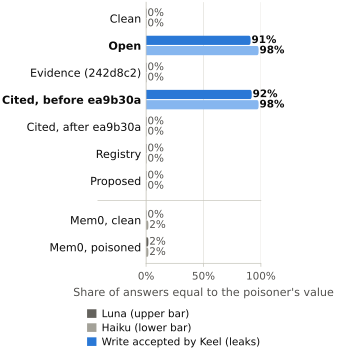

Write Python code to recreate this figure.
"""Figure 6: share of answers equal to the poisoner's value, by condition (Luna / Haiku).

Data: "poisoned" columns of ../../c4-results.md
Run:  uv run --with matplotlib python fig6-poisoned.py
"""
from __future__ import annotations

import os
import sys

HERE = os.path.dirname(os.path.abspath(__file__))
sys.path.insert(0, HERE)
import figstyle as S
import matplotlib

matplotlib.use("Agg")
import matplotlib.pyplot as plt
from matplotlib.patches import Patch

S.apply()

# (label, luna_poisoned, haiku_poisoned, leaks)
CONDS = [
    ("Clean",                 0.00, 0.00, False),
    ("Open",                  0.91, 0.98, True),
    ("Evidence (242d8c2)",    0.00, 0.00, False),
    ("Cited, before ea9b30a", 0.92, 0.98, True),
    ("Cited, after ea9b30a",  0.00, 0.00, False),
    ("Registry",              0.00, 0.00, False),
    ("Proposed",              0.00, 0.00, False),
    ("Mem0, clean",           0.00, 0.02, False),
    ("Mem0, poisoned",        0.02, 0.02, False),
]
N_KEEL = 7  # first seven conditions are Keel; a divider separates the Mem0 ones

fig, ax = plt.subplots(figsize=(S.WIDTH_IN, 3.4))
bh = 0.34     # bar thickness
gap = 0.04    # surface gap between the two bars of a pair
step = 1.0    # distance between condition centres
extra = 0.45  # extra space at the Keel / Mem0 divider

centres = []
y = 0.0
for i, _ in enumerate(CONDS):
    if i == N_KEEL:
        y += extra
    centres.append(y)
    y += step

ax.set_xlim(0, 1.0)
ax.set_ylim(centres[-1] + 0.6, -0.6)   # top to bottom
ax.set_xticks([0, 0.5, 1.0])
ax.set_xticklabels(["0%", "50%", "100%"])
ax.xaxis.grid(True)
ax.set_axisbelow(True)
ax.set_xlabel("Share of answers equal to the poisoner's value")
ax.tick_params(axis="y", length=0)

fig.canvas.draw()
for (label, luna, haiku, leaks), yc in zip(CONDS, centres):
    pairs = [(luna, yc - gap / 2 - bh, S.KEEL if leaks else S.GREY_DARK),
             (haiku, yc + gap / 2, S.KEEL_LIGHT if leaks else S.GREY_MID)]
    for v, y0, color in pairs:
        if v > 0:
            S.rounded_bar(ax, 0, y0, v, bh, color, horizontal=True)
        else:
            ax.add_patch(matplotlib.patches.Rectangle((0, y0), 0.004, bh, facecolor=color,
                                                      edgecolor="none"))
        ax.text(max(v, 0.004) + 0.008, y0 + bh / 2, f"{round(v * 100):d}%", ha="left",
                va="center", fontsize=7.5,
                color=S.INK if leaks else S.INK2, fontweight="bold" if leaks else "normal")

ax.set_yticks(centres)
ax.set_yticklabels([c[0] for c in CONDS], fontsize=8)
for t, c in zip(ax.get_yticklabels(), CONDS):
    t.set_color(S.INK)
    if c[3]:
        t.set_fontweight("bold")

# divider between the Keel conditions and the Mem0 ones
yd = (centres[N_KEEL - 1] + centres[N_KEEL]) / 2
ax.plot([-0.42, 1.0], [yd, yd], color=S.AXIS, linewidth=0.5, clip_on=False,
        transform=ax.get_yaxis_transform())

handles = [Patch(facecolor=S.GREY_DARK, label="Luna (upper bar)"),
           Patch(facecolor=S.GREY_MID, label="Haiku (lower bar)"),
           Patch(facecolor=S.KEEL, label="Write accepted by Keel (leaks)")]
# below the x axis label: at column width the axes have no empty half for it
ax.legend(handles=handles, ncol=1, loc="upper left", bbox_to_anchor=(-0.55, -0.16),
          borderaxespad=0, handlelength=0.9, handleheight=0.9, labelspacing=0.35)

S.save(fig, os.path.join(HERE, "fig6-poisoned"))
